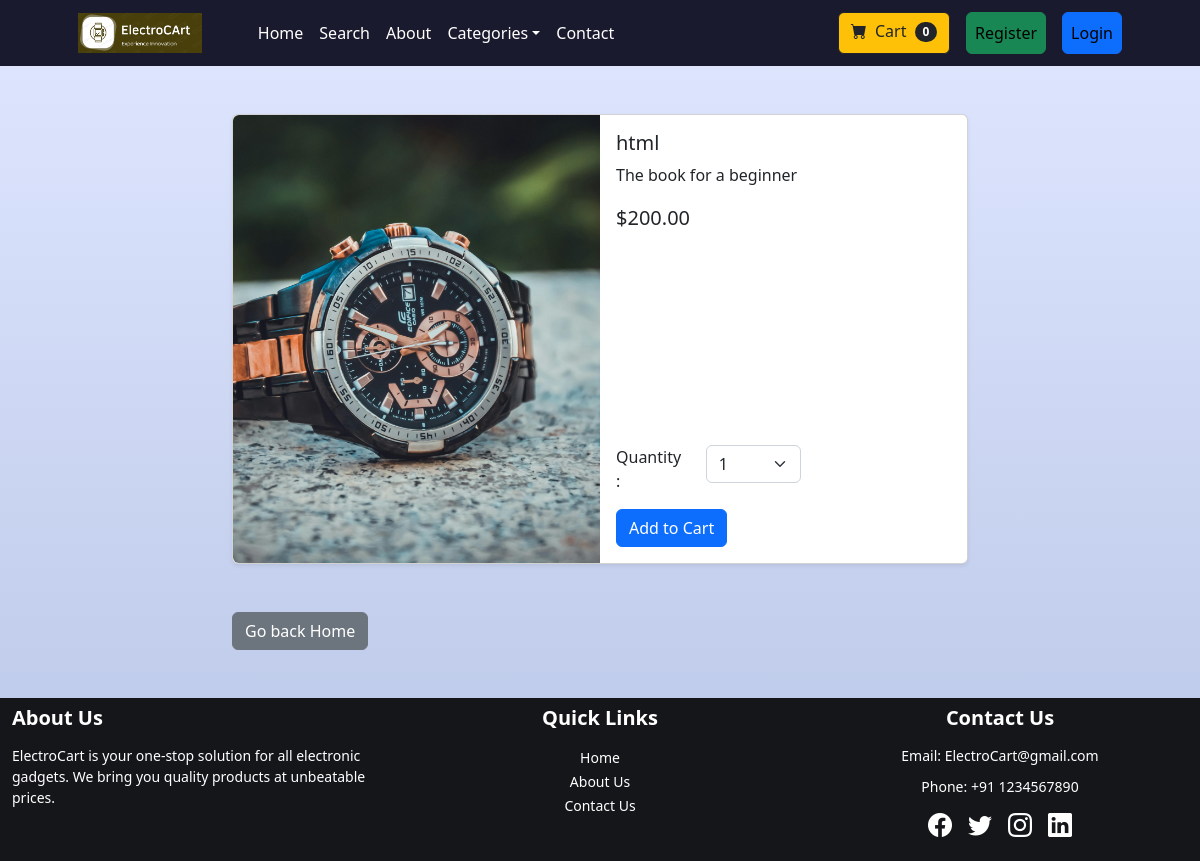
Page /product/1 on the committed database.
### store/models.py (models this page shows, shortened)
class Product(models.Model):
    name = models.CharField(max_length=50)
    price = models.DecimalField(max_digits=100, decimal_places=2, default=0)
    category = models.ForeignKey(Category, on_delete=models.CASCADE, default=1)
    description = models.CharField(max_length=250, default='', blank=True, null=True)
    image = models.ImageField(upload_to='uploads/product/')
    is_sale = models.BooleanField(default=False)
    sale_price = models.DecimalField(max_digits=100, decimal_places=2, default=0)

### store/views.py (the view)
# urls.py: path('product/<int:pk>',views.product, name = 'product'),
def product(request,pk):
    product = Product.objects.get(id=pk)
    return render(request,'product.html',{'product':product})

### cart/cart.py (called while the page is built)
    def __len__(self):
        return len(self.cart)

### cart/context_processors.py (called while the page is built)
def cart(request):
    return {'cart':Cart(request)}

### templates/product.html (shortened to what this page needs)
{% extends "base.html" %}
{% block content %}
<div class="container mt-5">
  <div class="row justify-content-center">
    <div class="col-lg-8">
      <div class="card shadow-sm mb-5" style="height: 450px;">
        <div class="row g-0" style="height: 100%;">
          <div class="col-md-6" style="height: 100%;">
            <img src="{{ product.image.url }}" class="img-fluid rounded-start" alt="{{ product.name }}" style="height: 100%; object-fit: cover;">
          </div>
          <div class="col-md-6" style="height: 100%;">
            <div class="card-body d-flex flex-column justify-content-between" style="height: 100%;">
              <div>
                <h5 class="card-title">{{ product.name }}</h5>
                <p class="card-text">{{ product.description }}</p>
                <div class="d-flex align-items-center mb-3">
                  {% if product.is_sale %}
                    <span class="text-muted text-decoration-line-through me-2">${{ product.price }}</span>
                    <span class="text-danger fs-5">${{ product.sale_price }}</span>
                  {% else %}
                    <span class="fs-5">${{ product.price }}</span>
                  {% endif %}
                </div>
              </div>
              <div>
                <div class="row mb-3">
                  <div class="col-md-3">Quantity:</div>
                  <div class="col-md-4">
                    <select class="form-select" id="qty-cart">
                      <option value="1">1</option>
                    </select>
                  </div>
                </div>
                <button type="button" value="{{ product.id }}" class="btn btn-primary" id="add-cart">Add to Cart</button>
              </div>
            </div>
          </div>
        </div>
      </div>
      <a href="{% url 'home' %}" class="btn btn-secondary mb-5">Go back Home</a>
    </div>
  </div>
</div>
{% endblock content %}

### rows in the picture
Product: image (picture), name "html", description "The book for a beginner", price "200.00"

### other values in the picture
{{ cart|length }} "0"
